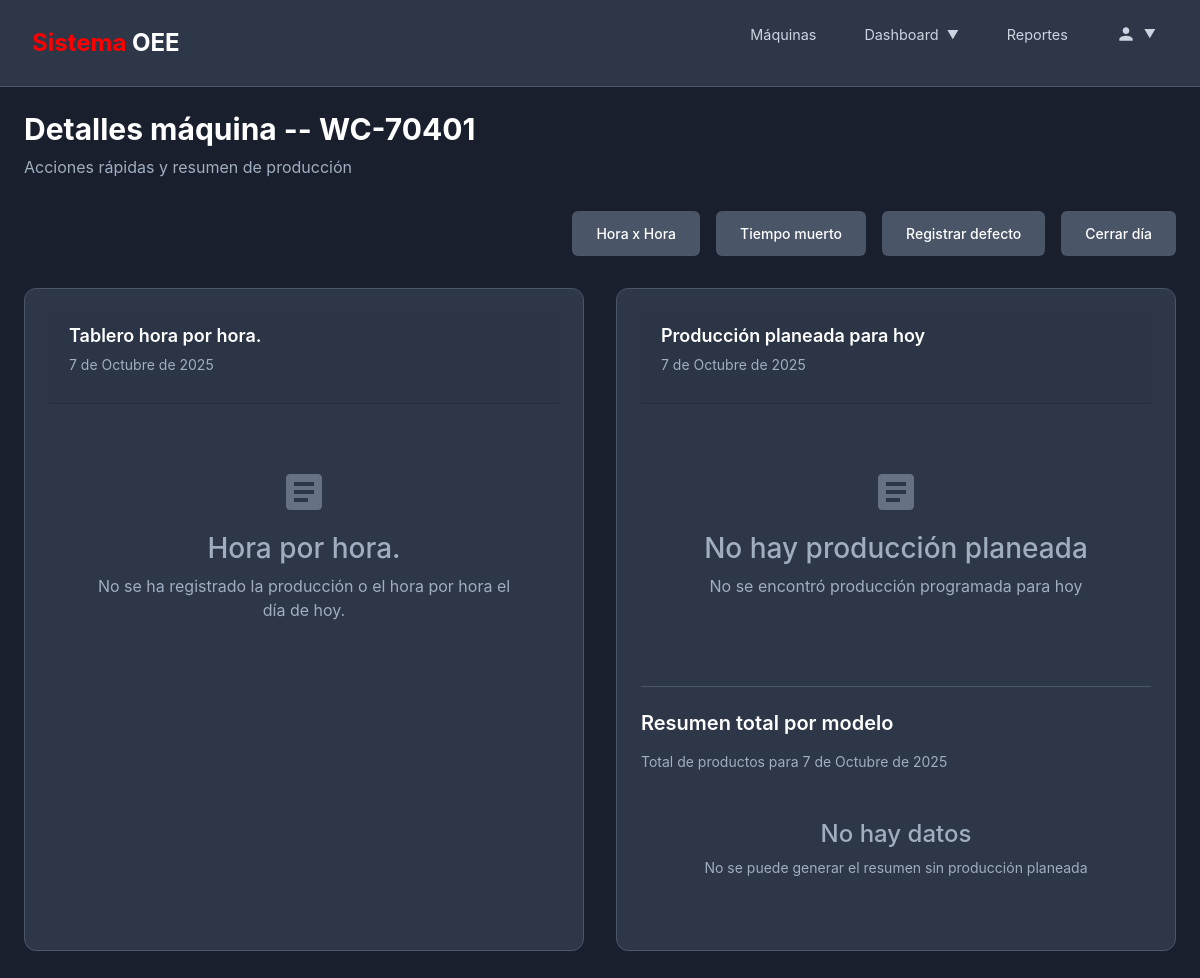
The app's page /manufactura/5/, older data.
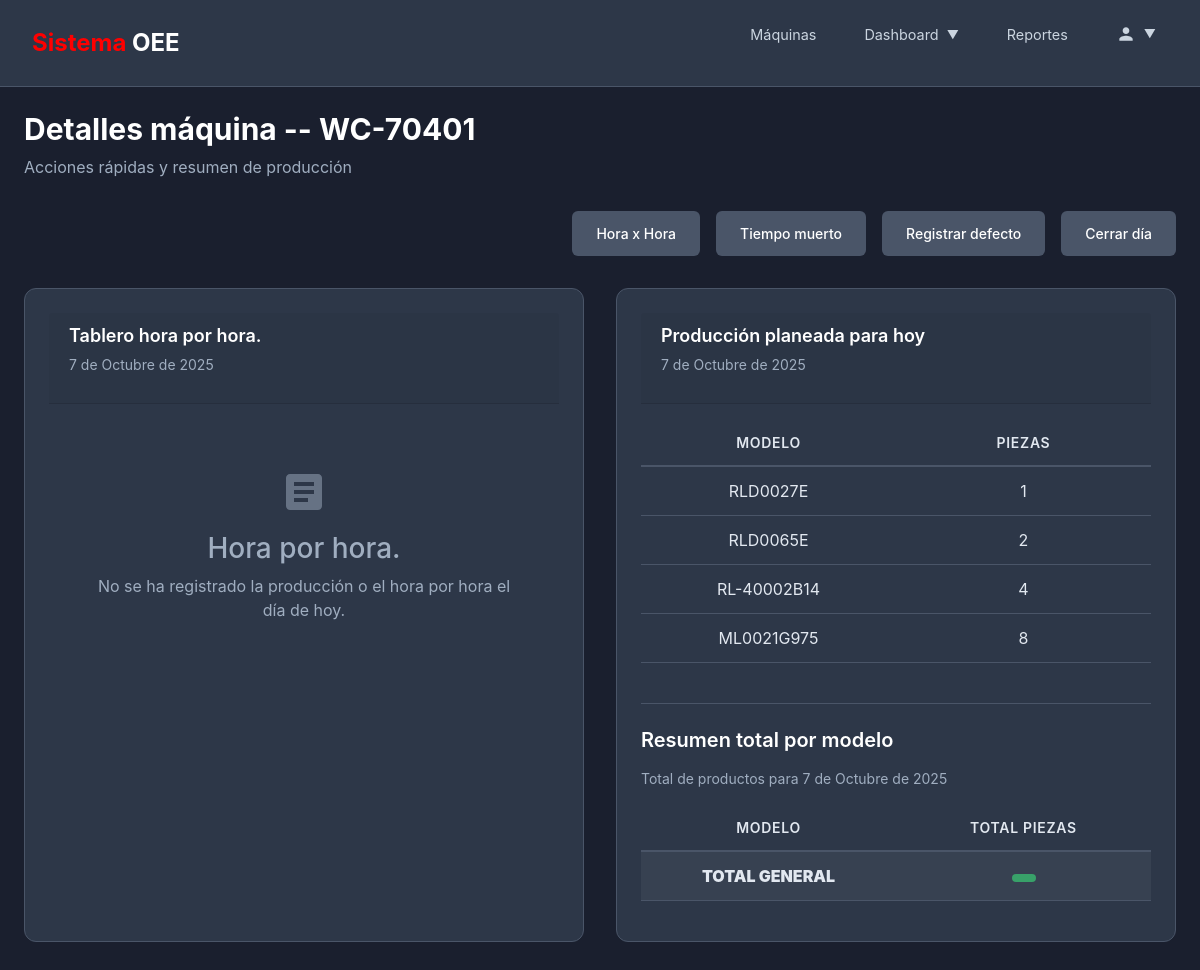
The same page, newer data.
### planning/models.py (models this page shows, shortened)
class productionDetail(models.Model):
    planned_production = models.ForeignKey(plannedProduction, on_delete=models.CASCADE, related_name='details')
    model_routing = models.ForeignKey(modelRouting, on_delete=models.CASCADE)
    quantity = models.IntegerField(default=0)
    class Meta:
        verbose_name_plural = "Produccion detalles"

### core/models.py (models this page shows, shortened)
class modelRouting (models.Model):
    model = models.ForeignKey(Model, on_delete=models.PROTECT)
    cell = models.ForeignKey(Cell, on_delete=models.PROTECT)
    class Meta:
        verbose_name_plural = 'Routings'

class Model (models.Model):
    name = models.CharField(max_length=100, unique=True)
    production_time = models.DecimalField(max_digits=7, decimal_places=2, default=0)
    is_active = models.BooleanField(default=True)
    class Meta:
        verbose_name_plural = 'Modelos'

### manufacturing/views.py (the view)
# urls.py: path('<int:cell_id>/', machineDetails, name='machineDetails'),
def machineDetails(request, cell_id):
    cell = get_object_or_404(Cell, id=cell_id)
    today = timezone.localdate()
    plannings = plannedProduction.objects.filter(cell=cell)
    production_details = productionDetail.objects.filter(planned_production__cell=cell, planned_production__date=today)
    planned_today = plannedProduction.objects.filter(cell=cell, date=today)
    hrxhr = hourlyProduction.objects.filter(production_detail__planned_production__cell=cell, production_detail__planned_production__date=today)
    context = {
        'cell': cell,
        'plannings': plannings,
        'hrxhr': hrxhr,
        'production_details': production_details,
        'planned_today': planned_today,
        'today': today,
    }
    return render(request, 'manufacturing/machineDetails.html', context)

### templates/manufacturing/machineDetails.html (shortened to what the changed rows need)
{% extends "base.html" %}
{% block content %}
<div class="mb-6">
    <h1 class="page-title">Detalles máquina -- {{ cell.name }}</h1>
</div>
<div style="display: grid; grid-template-columns: 1fr 1fr; gap: 2rem; align-items: stretch;">
    <div class="card">
        <div class="card-header">
            <h2 class="card-title"> Tablero hora por hora. </h2>
        </div>
    </div>
    <div class="card">
        <div class="card-header">
            <h2 class="card-title">Producción planeada para hoy</h2>
        </div>
        {% if planned_today %}
            <div class="custom-table-wrapper">
                <table class="custom-table">
                    <thead>
                        <tr>
                            <th> Modelo </th>
                            <th> Piezas </th>
                        </tr>
                    </thead>
                    <tbody>
                        {% for detail in production_details %}
                        <tr>
                            <td> {{ detail.model_routing.model.name }} </td>
                            <td> {{ detail.quantity}} </td>
                        </tr>
                        {% endfor %}
                    </tbody>
                </table>
            </div>
        {% else %}
            <div class="empty-state">
                <div class="empty-state-icon">
                    <svg viewBox="0 0 24 24" fill="currentColor">
                        <path d="M19 3H5c-1.1 0-2 .9-2 2v14c0 1.1.9 2 2 2h14c1.1 0 2-.9 2-2V5c0-1.1-.9-2-2-2zm-5 14H7v-2h7v2zm3-4H7v-2h10v2zm0-4H7V7h10v2z"/>
                    </svg>
                </div>
                <h3 class="mb-2">No hay producción planeada</h3>
                <p>No se encontró producción programada para hoy</p>
            </div>
        {% endif %}
        <div class="mt-6" style="border-top: 1px solid #4a5568; padding-top: 1.5rem;">
            {% if planned_today %}
                <div class="custom-table-wrapper">
                    <table class="custom-table">
                        <thead>
                            <tr>
                                <th>Modelo</th>
                                <th>Total piezas</th>
                            </tr>
                        </thead>
                        <tbody>
                            <tr style="background-color: #374151; font-weight: 600;">
                                <td style="border-top: 2px solid #4a5568;">
                                    <strong>TOTAL GENERAL</strong>
                                </td>
                                <td class="text-center" style="border-top: 2px solid #4a5568;">
                                    <span class="pill pill-success">{{ total_pieces }}</span>
                                </td>
                            </tr>
                        </tbody>
                    </table>
                </div>
            {% else %}
                <div class="empty-state" style="padding: 2rem;">
                    <h4 style="margin-bottom: 0.5rem;">No hay datos</h4>
                    <p style="font-size: 0.875rem;">No se puede generar el resumen sin producción planeada</p>
                </div>
            {% endif %}
        </div>
    </div>
</div>
{% endblock %}

Row changes from the older to the newer data that the page shows:
added productionDetail: model_routing.model.name "RLD0027E", quantity "1"
added productionDetail: model_routing.model.name "RLD0065E", quantity "2"
added productionDetail: model_routing.model.name "RL-40002B14", quantity "4"
added productionDetail: model_routing.model.name "ML0021G975", quantity "8"
Text that changed along with them:
text no longer shown: "No hay producción planeada No se encontró producción programada para hoy No hay datos No se puede generar el resumen sin producción planeada"
text now shown: "MODELO PIEZAS MODELO TOTAL PIEZAS TOTAL GENERAL"
